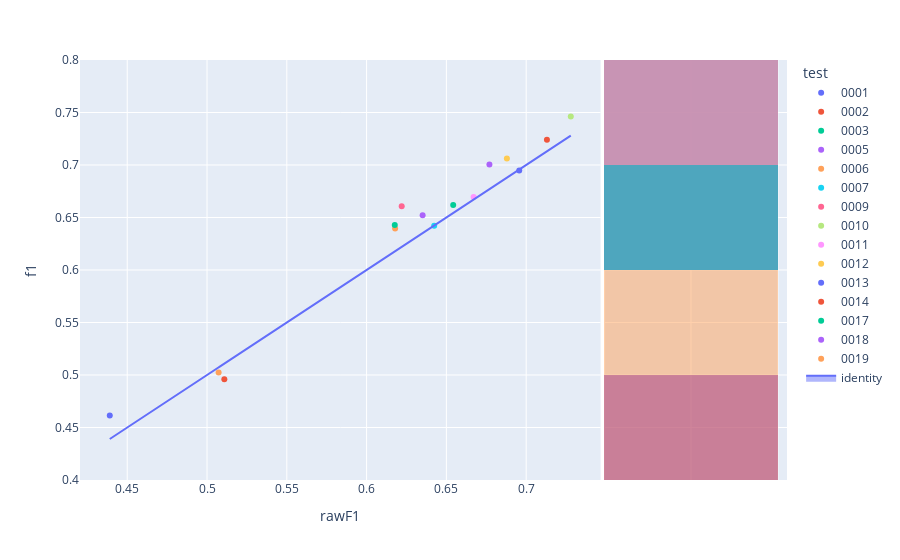

The notebook cell saved with this chart:
### Code cell
fig=px.scatter(experimentModels_N2,x='rawF1',y='f1',color='test',hover_name='modelId', marginal_y="histogram")
fig.add_trace(
    go.Scatter(x=experimentModels_N2['rawF1'], y=experimentModels_N2['rawF1'], name="identity", mode='lines',fill="toself")
)
fig.show()

### Figure 1 — Plotly figure (JSON) as saved in the notebook; plotly's stock layout.template omitted (floating-point values rounded to 4 significant figures)
{"data": [{"hovertemplate": "<b>%{hovertext}</b><br><br>test=0001<br>rawF1=%{x}<br>f1=%{y}<extra></extra>", "hovertext": ["9e4dd9bb-a7d9-4ee8-a762-d656d8308d91"], "legendgroup": "0001", "marker": {"color": "#636efa", "symbol": "circle"}, "mode": "markers", "name": "0001", "orientation": "v", "showlegend": true, "type": "scatter", "x": [0.4391], "xaxis": "x", "y": [0.4614], "yaxis": "y"}, {"alignmentgroup": "True", "bingroup": "y", "hovertemplate": "test=0001<br>f1=%{y}<br>count=%{x}<extra></extra>", "legendgroup": "0001", "marker": {"color": "#636efa"}, "name": "0001", "offsetgroup": "0001", "opacity": 0.5, "showlegend": false, "type": "histogram", "xaxis": "x2", "y": [0.4614], "yaxis": "y2"}, {"hovertemplate": "<b>%{hovertext}</b><br><br>test=0002<br>rawF1=%{x}<br>f1=%{y}<extra></extra>", "hovertext": ["5e1bcb8a-f879-4f42-ae21-0e1ae715095f"], "legendgroup": "0002", "marker": {"color": "#EF553B", "symbol": "circle"}, "mode": "markers", "name": "0002", "orientation": "v", "showlegend": true, "type": "scatter", "x": [0.713], "xaxis": "x", "y": [0.7241], "yaxis": "y"}, {"alignmentgroup": "True", "bingroup": "y", "hovertemplate": "test=0002<br>f1=%{y}<br>count=%{x}<extra></extra>", "legendgroup": "0002", "marker": {"color": "#EF553B"}, "name": "0002", "offsetgroup": "0002", "opacity": 0.5, "showlegend": false, "type": "histogram", "xaxis": "x2", "y": [0.7241], "yaxis": "y2"}, {"hovertemplate": "<b>%{hovertext}</b><br><br>test=0003<br>rawF1=%{x}<br>f1=%{y}<extra></extra>", "hovertext": ["2ecef3ee-0879-42d7-bcf0-ecfa0e3e601a"], "legendgroup": "0003", "marker": {"color": "#00cc96", "symbol": "circle"}, "mode": "markers", "name": "0003", "orientation": "v", "showlegend": true, "type": "scatter", "x": [0.6543], "xaxis": "x", "y": [0.6619], "yaxis": "y"}, {"alignmentgroup": "True", "bingroup": "y", "hovertemplate": "test=0003<br>f1=%{y}<br>count=%{x}<extra></extra>", "legendgroup": "0003", "marker": {"color": "#00cc96"}, "name": "0003", "offsetgroup": "0003", "opacity": 0.5, "showlegend": false, "type": "histogram", "xaxis": "x2", "y": [0.6619], "yaxis": "y2"}, {"hovertemplate": "<b>%{hovertext}</b><br><br>test=0005<br>rawF1=%{x}<br>f1=%{y}<extra></extra>", "hovertext": ["52b0d6a8-7f01-4694-85d4-14ef17a025b9"], "legendgroup": "0005", "marker": {"color": "#ab63fa", "symbol": "circle"}, "mode": "markers", "name": "0005", "orientation": "v", "showlegend": true, "type": "scatter", "x": [0.6351], "xaxis": "x", "y": [0.6521], "yaxis": "y"}, {"alignmentgroup": "True", "bingroup": "y", "hovertemplate": "test=0005<br>f1=%{y}<br>count=%{x}<extra></extra>", "legendgroup": "0005", "marker": {"color": "#ab63fa"}, "name": "0005", "offsetgroup": "0005", "opacity": 0.5, "showlegend": false, "type": "histogram", "xaxis": "x2", "y": [0.6521], "yaxis": "y2"}, {"hovertemplate": "<b>%{hovertext}</b><br><br>test=0006<br>rawF1=%{x}<br>f1=%{y}<extra></extra>", "hovertext": ["32c9793a-2115-4e77-8b6f-e8f71d09cecb"], "legendgroup": "0006", "marker": {"color": "#FFA15A", "symbol": "circle"}, "mode": "markers", "name": "0006", "orientation": "v", "showlegend": true, "type": "scatter", "x": [0.6179], "xaxis": "x", "y": [0.6394], "yaxis": "y"}, {"alignmentgroup": "True", "bingroup": "y", "hovertemplate": "test=0006<br>f1=%{y}<br>count=%{x}<extra></extra>", "legendgroup": "0006", "marker": {"color": "#FFA15A"}, "name": "0006", "offsetgroup": "0006", "opacity": 0.5, "showlegend": false, "type": "histogram", "xaxis": "x2", "y": [0.6394], "yaxis": "y2"}, {"hovertemplate": "<b>%{hovertext}</b><br><br>test=0007<br>rawF1=%{x}<br>f1=%{y}<extra></extra>", "hovertext": ["241d9889-61ff-47f7-97c2-f502ae3dba38"], "legendgroup": "0007", "marker": {"color": "#19d3f3", "symbol": "circle"}, "mode": "markers", "name": "0007", "orientation": "v", "showlegend": true, "type": "scatter", "x": [0.6424], "xaxis": "x", "y": [0.6422], "yaxis": "y"}, {"alignmentgroup": "True", "bingroup": "y", "hovertemplate": "test=0007<br>f1=%{y}<br>count=%{x}<extra></extra>", "legendgroup": "0007", "marker": {"color": "#19d3f3"}, "name": "0007", "offsetgroup": "0007", "opacity": 0.5, "showlegend": false, "type": "histogram", "xaxis": "x2", "y": [0.6422], "yaxis": "y2"}, {"hovertemplate": "<b>%{hovertext}</b><br><br>test=0009<br>rawF1=%{x}<br>f1=%{y}<extra></extra>", "hovertext": ["f6a46037-1f32-40b5-a6ff-cd293b0e4203"], "legendgroup": "0009", "marker": {"color": "#FF6692", "symbol": "circle"}, "mode": "markers", "name": "0009", "orientation": "v", "showlegend": true, "type": "scatter", "x": [0.622], "xaxis": "x", "y": [0.6608], "yaxis": "y"}, {"alignmentgroup": "True", "bingroup": "y", "hovertemplate": "test=0009<br>f1=%{y}<br>count=%{x}<extra></extra>", "legendgroup": "0009", "marker": {"color": "#FF6692"}, "name": "0009", "offsetgroup": "0009", "opacity": 0.5, "showlegend": false, "type": "histogram", "xaxis": "x2", "y": [0.6608], "yaxis": "y2"}, {"hovertemplate": "<b>%{hovertext}</b><br><br>test=0010<br>rawF1=%{x}<br>f1=%{y}<extra></extra>", "hovertext": ["6cfc1f74-3653-47eb-a166-f59fefa13825"], "legendgroup": "0010", "marker": {"color": "#B6E880", "symbol": "circle"}, "mode": "markers", "name": "0010", "orientation": "v", "showlegend": true, "type": "scatter", "x": [0.7279], "xaxis": "x", "y": [0.7461], "yaxis": "y"}, {"alignmentgroup": "True", "bingroup": "y", "hovertemplate": "test=0010<br>f1=%{y}<br>count=%{x}<extra></extra>", "legendgroup": "0010", "marker": {"color": "#B6E880"}, "name": "0010", "offsetgroup": "0010", "opacity": 0.5, "showlegend": false, "type": "histogram", "xaxis": "x2", "y": [0.7461], "yaxis": "y2"}, {"hovertemplate": "<b>%{hovertext}</b><br><br>test=0011<br>rawF1=%{x}<br>f1=%{y}<extra></extra>", "hovertext": ["68c5483d-9072-4478-8a87-a7af3324f690"], "legendgroup": "0011", "marker": {"color": "#FF97FF", "symbol": "circle"}, "mode": "markers", "name": "0011", "orientation": "v", "showlegend": true, "type": "scatter", "x": [0.6671], "xaxis": "x", "y": [0.6695], "yaxis": "y"}, {"alignmentgroup": "True", "bingroup": "y", "hovertemplate": "test=0011<br>f1=%{y}<br>count=%{x}<extra></extra>", "legendgroup": "0011", "marker": {"color": "#FF97FF"}, "name": "0011", "offsetgroup": "0011", "opacity": 0.5, "showlegend": false, "type": "histogram", "xaxis": "x2", "y": [0.6695], "yaxis": "y2"}, {"hovertemplate": "<b>%{hovertext}</b><br><br>test=0012<br>rawF1=%{x}<br>f1=%{y}<extra></extra>", "hovertext": ["349fe35c-b749-431d-8e8c-c288b150e998"], "legendgroup": "0012", "marker": {"color": "#FECB52", "symbol": "circle"}, "mode": "markers", "name": "0012", "orientation": "v", "showlegend": true, "type": "scatter", "x": [0.6879], "xaxis": "x", "y": [0.7063], "yaxis": "y"}, {"alignmentgroup": "True", "bingroup": "y", "hovertemplate": "test=0012<br>f1=%{y}<br>count=%{x}<extra></extra>", "legendgroup": "0012", "marker": {"color": "#FECB52"}, "name": "0012", "offsetgroup": "0012", "opacity": 0.5, "showlegend": false, "type": "histogram", "xaxis": "x2", "y": [0.7063], "yaxis": "y2"}, {"hovertemplate": "<b>%{hovertext}</b><br><br>test=0013<br>rawF1=%{x}<br>f1=%{y}<extra></extra>", "hovertext": ["4babfd03-bb9d-4dd2-a829-ad9de3f05932"], "legendgroup": "0013", "marker": {"color": "#636efa", "symbol": "circle"}, "mode": "markers", "name": "0013", "orientation": "v", "showlegend": true, "type": "scatter", "x": [0.6956], "xaxis": "x", "y": [0.6949], "yaxis": "y"}, {"alignmentgroup": "True", "bingroup": "y", "hovertemplate": "test=0013<br>f1=%{y}<br>count=%{x}<extra></extra>", "legendgroup": "0013", "marker": {"color": "#636efa"}, "name": "0013", "offsetgroup": "0013", "opacity": 0.5, "showlegend": false, "type": "histogram", "xaxis": "x2", "y": [0.6949], "yaxis": "y2"}, {"hovertemplate": "<b>%{hovertext}</b><br><br>test=0014<br>rawF1=%{x}<br>f1=%{y}<extra></extra>", "hovertext": ["8b17d41d-edbb-461c-87d2-300850772dae"], "legendgroup": "0014", "marker": {"color": "#EF553B", "symbol": "circle"}, "mode": "markers", "name": "0014", "orientation": "v", "showlegend": true, "type": "scatter", "x": [0.5109], "xaxis": "x", "y": [0.4958], "yaxis": "y"}, {"alignmentgroup": "True", "bingroup": "y", "hovertemplate": "test=0014<br>f1=%{y}<br>count=%{x}<extra></extra>", "legendgroup": "0014", "marker": {"color": "#EF553B"}, "name": "0014", "offsetgroup": "0014", "opacity": 0.5, "showlegend": false, "type": "histogram", "xaxis": "x2", "y": [0.4958], "yaxis": "y2"}, {"hovertemplate": "<b>%{hovertext}</b><br><br>test=0017<br>rawF1=%{x}<br>f1=%{y}<extra></extra>", "hovertext": ["0363bbae-1f8e-4b17-9c0c-12617bda2825"], "legendgroup": "0017", "marker": {"color": "#00cc96", "symbol": "circle"}, "mode": "markers", "name": "0017", "orientation": "v", "showlegend": true, "type": "scatter", "x": [0.6177], "xaxis": "x", "y": [0.6427], "yaxis": "y"}, {"alignmentgroup": "True", "bingroup": "y", "hovertemplate": "test=0017<br>f1=%{y}<br>count=%{x}<extra></extra>", "legendgroup": "0017", "marker": {"color": "#00cc96"}, "name": "0017", "offsetgroup": "0017", "opacity": 0.5, "showlegend": false, "type": "histogram", "xaxis": "x2", "y": [0.6427], "yaxis": "y2"}, {"hovertemplate": "<b>%{hovertext}</b><br><br>test=0018<br>rawF1=%{x}<br>f1=%{y}<extra></extra>", "hovertext": ["3ab00c3d-e088-430b-81c0-65466ec51055"], "legendgroup": "0018", "marker": {"color": "#ab63fa", "symbol": "circle"}, "mode": "markers", "name": "0018", "orientation": "v", "showlegend": true, "type": "scatter", "x": [0.677], "xaxis": "x", "y": [0.7004], "yaxis": "y"}, {"alignmentgroup": "True", "bingroup": "y", "hovertemplate": "test=0018<br>f1=%{y}<br>count=%{x}<extra></extra>", "legendgroup": "0018", "marker": {"color": "#ab63fa"}, "name": "0018", "offsetgroup": "0018", "opacity": 0.5, "showlegend": false, "type": "histogram", "xaxis": "x2", "y": [0.7004], "yaxis": "y2"}, {"hovertemplate": "<b>%{hovertext}</b><br><br>test=0019<br>rawF1=%{x}<br>f1=%{y}<extra></extra>", "hovertext": ["a223e573-b48d-418b-a3d3-7c7ae2c5dee7"], "legendgroup": "0019", "marker": {"color": "#FFA15A", "symbol": "circle"}, "mode": "markers", "name": "0019", "orientation": "v", "showlegend": true, "type": "scatter", "x": [0.5073], "xaxis": "x", "y": [0.5023], "yaxis": "y"}, {"alignmentgroup": "True", "bingroup": "y", "hovertemplate": "test=0019<br>f1=%{y}<br>count=%{x}<extra></extra>", "legendgroup": "0019", "marker": {"color": "#FFA15A"}, "name": "0019", "offsetgroup": "0019", "opacity": 0.5, "showlegend": false, "type": "histogram", "xaxis": "x2", "y": [0.5023], "yaxis": "y2"}, {"fill": "toself", "mode": "lines", "name": "identity", "type": "scatter", "x": [0.4391, 0.713, 0.6543, 0.6351, 0.6179, 0.6424, 0.622, 0.7279, 0.6671, 0.6879, 0.6956, 0.5109, 0.6177, 0.677, 0.5073], "y": [0.4391, 0.713, 0.6543, 0.6351, 0.6179, 0.6424, 0.622, 0.7279, 0.6671, 0.6879, 0.6956, 0.5109, 0.6177, 0.677, 0.5073]}], "layout": {"barmode": "overlay", "legend": {"title": {"text": "test"}, "tracegroupgap": 0}, "margin": {"t": 60}, "xaxis": {"anchor": "y", "domain": [0, 0.7363], "title": {"text": "rawF1"}}, "xaxis2": {"anchor": "y2", "domain": [0.7413, 1], "matches": "x2", "showgrid": true, "showline": false, "showticklabels": false, "ticks": ""}, "yaxis": {"anchor": "x", "domain": [0, 1], "title": {"text": "f1"}}, "yaxis2": {"anchor": "x2", "domain": [0, 1], "matches": "y", "showgrid": true, "showticklabels": false}}}
